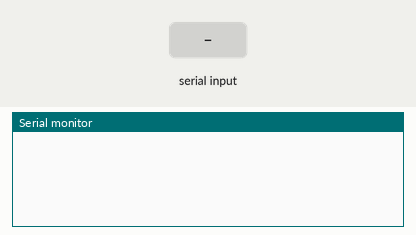
This sketch was run on a simulated Arduino Mega 2560, built with avr-gcc and run on an emulated ATmega2560. Shown: the last lines printed to the serial monitor. Inputs (shaded band) come from the test bench.

Above: at 1.2 s.
1.3 s: "1" received over the second serial link
At 1.9 s:
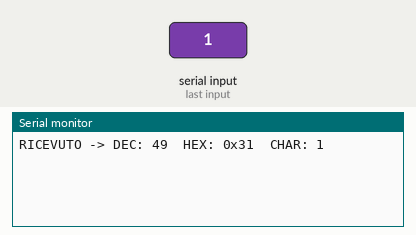
3.5 s: "0" received over the second serial link
At 3.9 s:
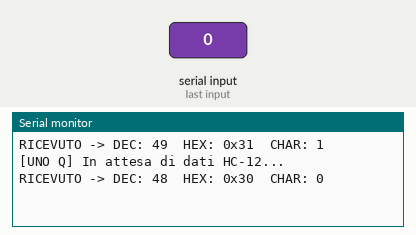
5.0 s: "2" received over the second serial link
At 5.8 s:
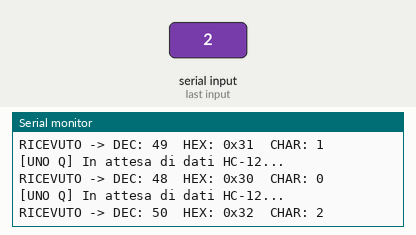

Measured:
- after the input at 1.3 s, the serial monitor: prints a new line at once (image 1)
- after the input at 3.5 s, the serial monitor: prints a new line at once (image 2)
- after the input at 5.0 s, the serial monitor: prints a new line at once (image 3)

The sketch:

sketch.ino
```cpp
unsigned long lastHeartbeat = 0;

void setup() {
    Serial.begin(9600);
    Serial1.begin(9600);
}

void loop() {

    // Messaggio periodico per confermare che lo sketch è vivo
    if (millis() - lastHeartbeat >= 2000) {
        Serial.println("[UNO Q] In attesa di dati HC-12...");
        lastHeartbeat = millis();
    }

    // Legge quello che arriva dall'HC-12 su D0/RX
    while (Serial1.available() > 0) {

        int b = Serial1.read();

        Serial.print("RICEVUTO -> DEC: ");
        Serial.print(b);

        Serial.print("  HEX: 0x");

        if (b < 16) {
            Serial.print("0");
        }

        Serial.print(b, HEX);

        Serial.print("  CHAR: ");

        if (b >= 32 && b <= 126) {
            Serial.write((char)b);
        } else {
            Serial.print(".");
        }

        Serial.println();
    }

    delay(5);
}
```
